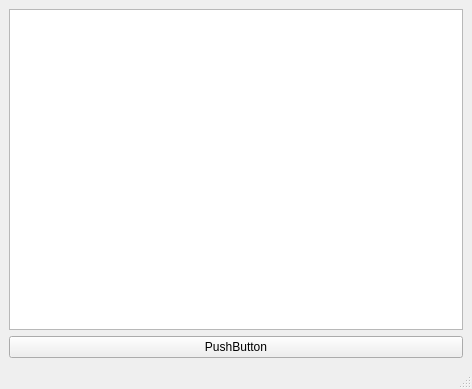
<?xml version="1.0" encoding="UTF-8"?>
<ui version="4.0">
 <class>MainWindow</class>
 <widget class="QMainWindow" name="MainWindow">
  <property name="geometry">
   <rect>
    <x>0</x>
    <y>0</y>
    <width>472</width>
    <height>389</height>
   </rect>
  </property>
  <property name="windowTitle">
   <string>Hellopyqt</string>
  </property>
  <widget class="QWidget" name="centralwidget">
   <layout class="QGridLayout" name="gridLayout">
    <item row="0" column="1">
     <widget class="QPlainTextEdit" name="plainTextEdit"/>
    </item>
    <item row="1" column="1">
     <widget class="QPushButton" name="pushButton">
      <property name="text">
       <string>PushButton</string>
      </property>
     </widget>
    </item>
   </layout>
  </widget>
  <widget class="QMenuBar" name="menubar">
   <property name="geometry">
    <rect>
     <x>0</x>
     <y>0</y>
     <width>472</width>
     <height>24</height>
    </rect>
   </property>
  </widget>
  <widget class="QStatusBar" name="statusbar"/>
 </widget>
 <resources/>
 <connections/>
</ui>
